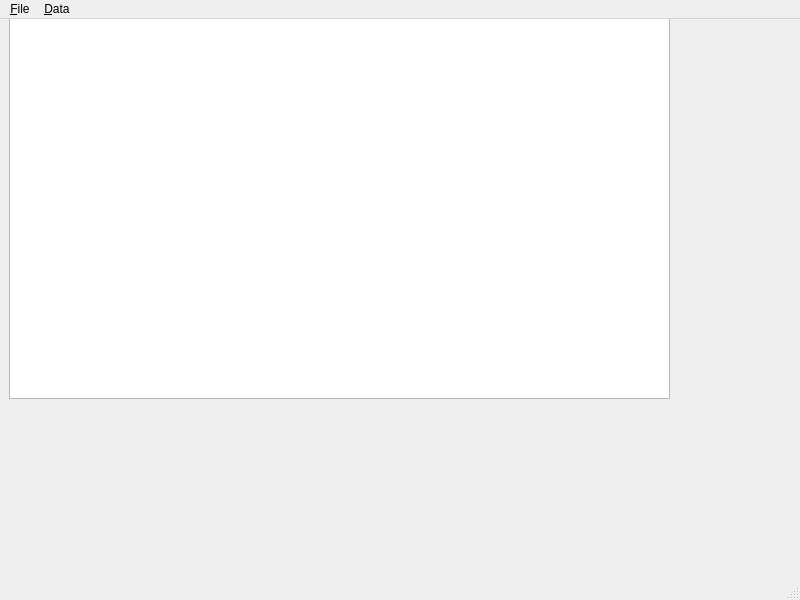
<?xml version="1.0" encoding="UTF-8"?>
<ui version="4.0">
 <class>MainWindow</class>
 <widget class="QMainWindow" name="MainWindow">
  <property name="geometry">
   <rect>
    <x>0</x>
    <y>0</y>
    <width>800</width>
    <height>600</height>
   </rect>
  </property>
  <property name="windowTitle">
   <string>MainWindow</string>
  </property>
  <widget class="QWidget" name="centralwidget">
   <widget class="QWidget" name="gridLayoutWidget">
    <property name="geometry">
     <rect>
      <x>9</x>
      <y>-1</y>
      <width>661</width>
      <height>381</height>
     </rect>
    </property>
    <layout class="QGridLayout" name="gridLayout">
     <item row="0" column="0">
      <widget class="QListWidget" name="listWidget"/>
     </item>
    </layout>
   </widget>
  </widget>
  <widget class="QMenuBar" name="menubar">
   <property name="geometry">
    <rect>
     <x>0</x>
     <y>0</y>
     <width>800</width>
     <height>17</height>
    </rect>
   </property>
   <widget class="QMenu" name="menu_File">
    <property name="title">
     <string>&amp;File</string>
    </property>
    <addaction name="action_New"/>
    <addaction name="action_Load"/>
    <addaction name="action_Save"/>
    <addaction name="actionSave_As"/>
    <addaction name="separator"/>
    <addaction name="actionE_xit"/>
   </widget>
   <widget class="QMenu" name="menu_Data">
    <property name="title">
     <string>&amp;Data</string>
    </property>
   </widget>
   <addaction name="menu_File"/>
   <addaction name="menu_Data"/>
  </widget>
  <widget class="QStatusBar" name="statusbar"/>
  <action name="action_New">
   <property name="text">
    <string>&amp;New</string>
   </property>
  </action>
  <action name="action_Load">
   <property name="text">
    <string>&amp;Load...</string>
   </property>
  </action>
  <action name="action_Save">
   <property name="text">
    <string>&amp;Save</string>
   </property>
  </action>
  <action name="actionSave_As">
   <property name="text">
    <string>Save &amp;As...</string>
   </property>
  </action>
  <action name="actionE_xit">
   <property name="text">
    <string>E&amp;xit</string>
   </property>
  </action>
 </widget>
 <resources/>
 <connections/>
</ui>
